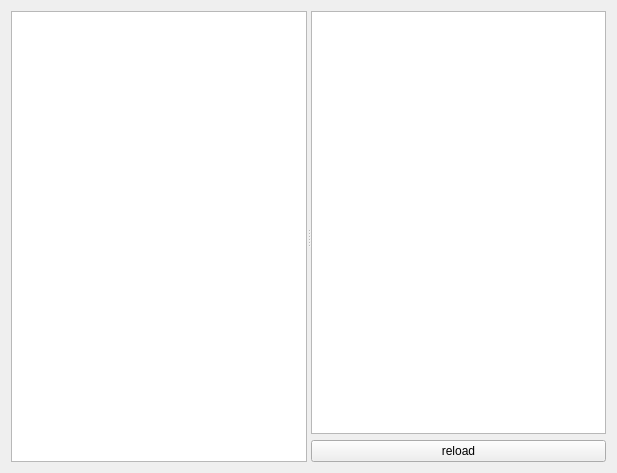
<?xml version="1.0" encoding="UTF-8"?>
<ui version="4.0">
 <class>DebugUI</class>
 <widget class="QWidget" name="DebugUI">
  <property name="geometry">
   <rect>
    <x>0</x>
    <y>0</y>
    <width>617</width>
    <height>473</height>
   </rect>
  </property>
  <property name="windowTitle">
   <string>Form</string>
  </property>
  <layout class="QHBoxLayout" name="horizontalLayout">
   <item>
    <widget class="QSplitter" name="splitter">
     <property name="orientation">
      <enum>Qt::Orientation::Horizontal</enum>
     </property>
     <widget class="MyGraphicsView" name="myGraphicsView"/>
     <widget class="QWidget" name="layoutWidget">
      <layout class="QVBoxLayout" name="verticalLayout">
       <item>
        <widget class="QListView" name="listView"/>
       </item>
       <item>
        <widget class="QPushButton" name="reloadButton">
         <property name="text">
          <string>reload</string>
         </property>
        </widget>
       </item>
      </layout>
     </widget>
    </widget>
   </item>
  </layout>
 </widget>
 <customwidgets>
  <customwidget>
   <class>MyGraphicsView</class>
   <extends>QGraphicsView</extends>
   <header>graphics/mygraphicsview.h</header>
  </customwidget>
 </customwidgets>
 <resources/>
 <connections/>
</ui>
